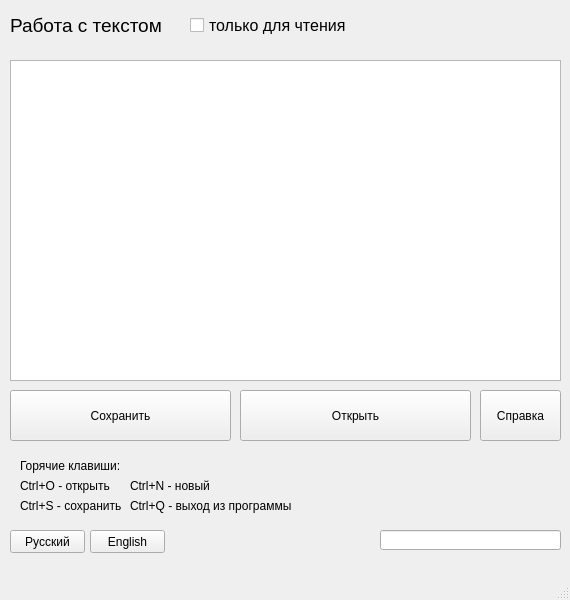
<?xml version="1.0" encoding="UTF-8"?>
<ui version="4.0">
 <class>MainWindow</class>
 <widget class="QMainWindow" name="MainWindow">
  <property name="geometry">
   <rect>
    <x>0</x>
    <y>0</y>
    <width>570</width>
    <height>600</height>
   </rect>
  </property>
  <property name="windowTitle">
   <string>MainWindow</string>
  </property>
  <widget class="QWidget" name="centralwidget">
   <widget class="QLabel" name="label">
    <property name="geometry">
     <rect>
      <x>10</x>
      <y>10</y>
      <width>161</width>
      <height>31</height>
     </rect>
    </property>
    <property name="font">
     <font>
      <pointsize>14</pointsize>
     </font>
    </property>
    <property name="text">
     <string>Работа с текстом</string>
    </property>
   </widget>
   <widget class="QPlainTextEdit" name="plainTextEdit">
    <property name="geometry">
     <rect>
      <x>10</x>
      <y>60</y>
      <width>551</width>
      <height>321</height>
     </rect>
    </property>
   </widget>
   <widget class="QPushButton" name="pushButton">
    <property name="geometry">
     <rect>
      <x>10</x>
      <y>390</y>
      <width>221</width>
      <height>51</height>
     </rect>
    </property>
    <property name="text">
     <string>Сохранить</string>
    </property>
   </widget>
   <widget class="QPushButton" name="pushButton_2">
    <property name="geometry">
     <rect>
      <x>240</x>
      <y>390</y>
      <width>231</width>
      <height>51</height>
     </rect>
    </property>
    <property name="text">
     <string>Открыть</string>
    </property>
   </widget>
   <widget class="QPushButton" name="pushButton_3">
    <property name="geometry">
     <rect>
      <x>480</x>
      <y>390</y>
      <width>81</width>
      <height>51</height>
     </rect>
    </property>
    <property name="text">
     <string>Справка</string>
    </property>
   </widget>
   <widget class="QCheckBox" name="checkBox">
    <property name="geometry">
     <rect>
      <x>190</x>
      <y>10</y>
      <width>161</width>
      <height>31</height>
     </rect>
    </property>
    <property name="font">
     <font>
      <pointsize>12</pointsize>
     </font>
    </property>
    <property name="text">
     <string>только для чтения</string>
    </property>
   </widget>
   <widget class="QPushButton" name="pushButton_4">
    <property name="geometry">
     <rect>
      <x>10</x>
      <y>530</y>
      <width>75</width>
      <height>23</height>
     </rect>
    </property>
    <property name="text">
     <string>Русский</string>
    </property>
   </widget>
   <widget class="QPushButton" name="pushButton_5">
    <property name="geometry">
     <rect>
      <x>90</x>
      <y>530</y>
      <width>75</width>
      <height>23</height>
     </rect>
    </property>
    <property name="text">
     <string>English</string>
    </property>
   </widget>
   <widget class="QLineEdit" name="lineEdit">
    <property name="enabled">
     <bool>true</bool>
    </property>
    <property name="geometry">
     <rect>
      <x>380</x>
      <y>530</y>
      <width>181</width>
      <height>20</height>
     </rect>
    </property>
   </widget>
   <widget class="QLabel" name="label_2">
    <property name="geometry">
     <rect>
      <x>20</x>
      <y>450</y>
      <width>111</width>
      <height>31</height>
     </rect>
    </property>
    <property name="text">
     <string>Горячие клавиши:</string>
    </property>
   </widget>
   <widget class="QLabel" name="label_3">
    <property name="geometry">
     <rect>
      <x>20</x>
      <y>470</y>
      <width>91</width>
      <height>31</height>
     </rect>
    </property>
    <property name="text">
     <string>Ctrl+O - открыть</string>
    </property>
   </widget>
   <widget class="QLabel" name="label_4">
    <property name="geometry">
     <rect>
      <x>20</x>
      <y>490</y>
      <width>101</width>
      <height>31</height>
     </rect>
    </property>
    <property name="text">
     <string>Ctrl+S - сохранить</string>
    </property>
   </widget>
   <widget class="QLabel" name="label_5">
    <property name="geometry">
     <rect>
      <x>130</x>
      <y>470</y>
      <width>101</width>
      <height>31</height>
     </rect>
    </property>
    <property name="text">
     <string>Ctrl+N - новый</string>
    </property>
   </widget>
   <widget class="QLabel" name="label_6">
    <property name="geometry">
     <rect>
      <x>130</x>
      <y>490</y>
      <width>171</width>
      <height>31</height>
     </rect>
    </property>
    <property name="text">
     <string>Ctrl+Q - выход из программы</string>
    </property>
   </widget>
  </widget>
  <widget class="QMenuBar" name="menubar">
   <property name="geometry">
    <rect>
     <x>0</x>
     <y>0</y>
     <width>570</width>
     <height>21</height>
    </rect>
   </property>
  </widget>
  <widget class="QStatusBar" name="statusbar"/>
 </widget>
 <resources/>
 <connections/>
</ui>
